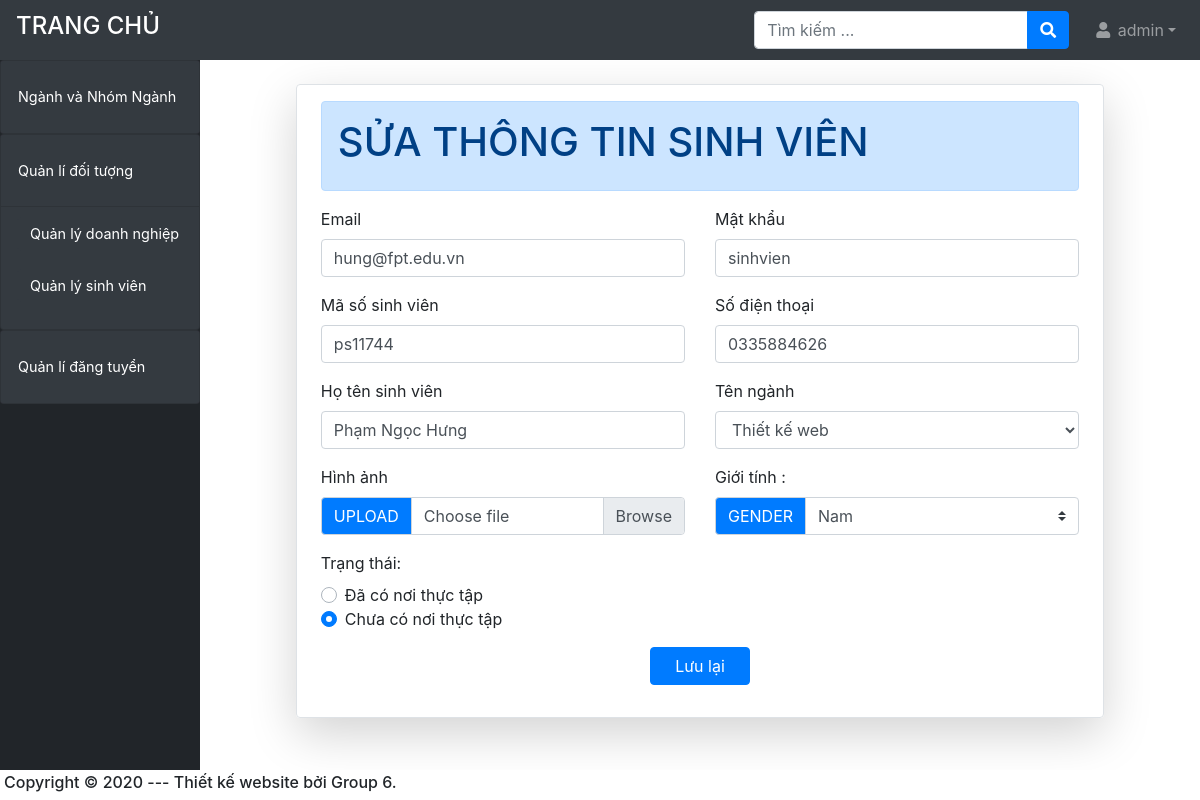
The page /admin/?ctrl=sinh_vien&act=edit&id_sv=47 (signed in) on the database as committed earlier.
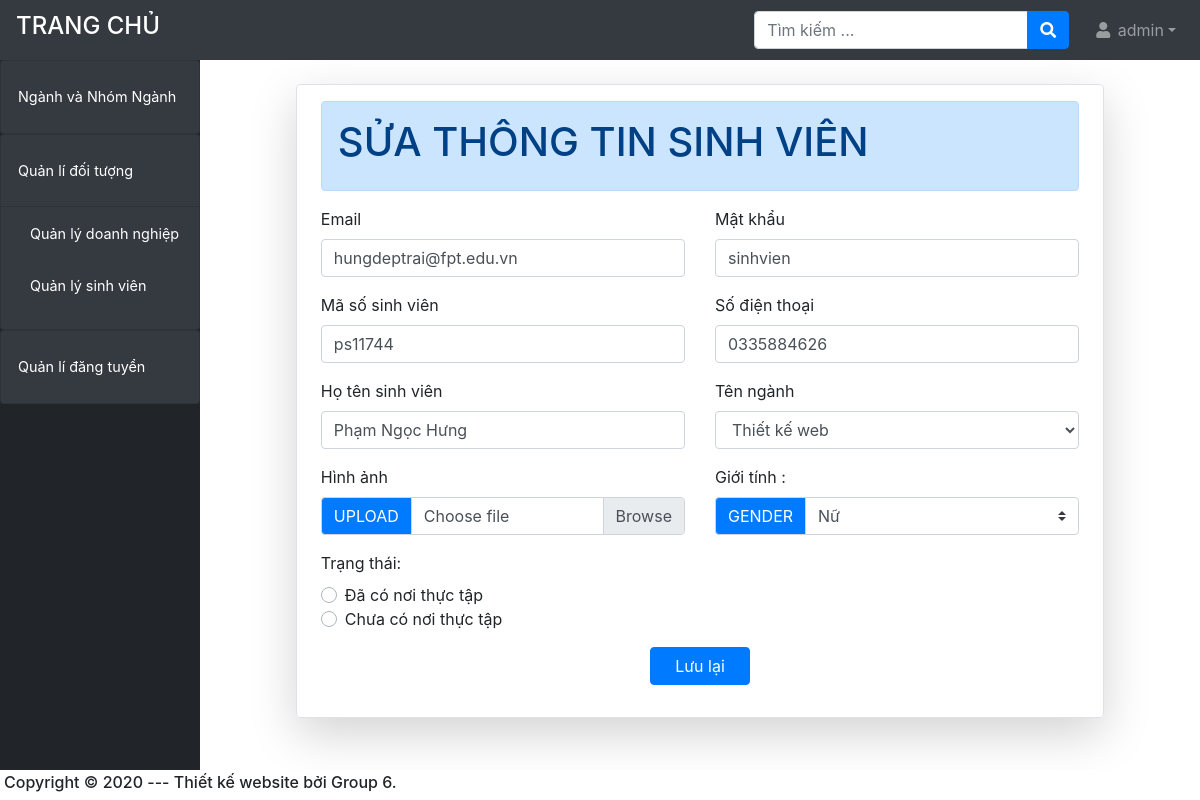
The same page on the database as committed later.
### tables this page shows
CREATE TABLE `user` (
  `id_user` int(12) NOT NULL,
  `user` varchar(50) NOT NULL,
  `pass` varchar(30) NOT NULL,
  `email` varchar(200) DEFAULT NULL,
  `chuc_vu` tinyint(1) NOT NULL,
  `kich_hoat` tinyint(1) DEFAULT 0 COMMENT 'dùng để check lần đầu login '
);

CREATE TABLE `sinh_vien` (
  `id_sv` int(11) NOT NULL,
  `id_user` int(12) NOT NULL,
  `mssv` varchar(10) DEFAULT NULL,
  `id_nganh` int(11) DEFAULT NULL,
  `ho_ten` varchar(50) DEFAULT 'Sinh viên',
  `gioi_tinh` tinyint(1) DEFAULT NULL,
  `ngay_sinh` date DEFAULT NULL,
  `anh` varchar(100) DEFAULT NULL,
  `sdt` varchar(11) DEFAULT NULL,
  `dia_chi` varchar(200) DEFAULT NULL,
  `trang_thai` tinyint(1) DEFAULT 0 COMMENT '0 - chưa có nơi thực tập \r\n1 - đã có \r\n2 - đã hoàn thành'
);

### system/database.php (called while the page is built, shortened)
<?php
    function getConnection()  {
        try {
            $conn = new PDO("mysql:host=".HOST_DB.";dbname=".NAME_DB, USER_DB, PASS_DB);
            $conn->setAttribute(PDO::ATTR_ERRMODE, PDO::ERRMODE_EXCEPTION);
            return $conn;
            } catch(PDOException $e) {
            echo "Connection failed: " . $e->getMessage();
            }
        }
    function query($sql)   {
        $conn = getConnection();
        $result = $conn->query($sql);
        return $result;
        }
    function queryOne($sql) {
        $conn = getConnection();
        $result = $conn->query($sql);
        $row = $result->fetch(PDO::FETCH_ASSOC);
        return $row;
    }
?>

### admin/models/sinh_vien.php (called while the page is built, shortened)
<?php require_once('../system/database.php');
function getAllUser()
{
    $sql = "SELECT * from user";
    return query($sql);
}
function getSinhvienByID($id_sv)
{
    $sql = "SELECT * from sinh_vien where id_sv='$id_sv'";
    return queryOne($sql);
}
?>

### admin/models/nganh.php (called while the page is built, shortened)
<?php require_once('../system/database.php');
function getAllNganh()
{
    $sql = "SELECT * from nganh";
    return query($sql);
}
?>

### admin/views/sinh_vien-edit.php (the view, shortened to what the changed rows need)
<form method="POST" class="col-10 mx-auto border  shadow-lg px-4 py-3  rounded mt-4"
    action="<?= ADMIN_URL ?>/?ctrl=sinh_vien&act=update" enctype="multipart/form-data">
    <div class=" overflow-hidden">
        <div class="alert alert-primary w-100 p-3" role="alert">
            <h1>SỬA THÔNG TIN SINH VIÊN</h1>
        </div>
    </div>
    <div class="row">
        <div class="form-group col-6">
            <label for="">Email</label>
            <?php $ds = getAllUser();
                foreach ($ds as $u) { ?>
            <?php if ($row['id_user'] == $u['id_user']) { ?>
            <input type="email" class="form-control" required id="email" name="email" value="<?= $u['email'] ?>">
            <?php } ?>
            <?php } ?>
        </div>
        <div class="form-group col-6">
            <label for="">Mật khẩu</label>
            <?php $ds = getAllUser();
                foreach ($ds as $u) { ?>
            <?php if ($row['id_user'] == $u['id_user']) { ?>
            <input type="text" class="form-control" required id="email" name="pass" value="<?= $u['pass'] ?>">
            <?php } ?>
            <?php } ?>
        </div>
    </div>
    <div class="row">
        <div class="form-group col-6">
            <label for="">Mã số sinh viên</label>
            <input type="text" class="form-control" id="mssv" name="mssv" required value="<?= $row['mssv'] ?>">
        </div>
        <div class="form-group col-6">
            <label for="">Số điện thoại</label>
            <input type="number" class="form-control" id="sdt" name="sdt" required value="<?= $row['sdt'] ?>">
        </div>
    </div>
    <div class="row">
        <div class="form-group col-6">
            <label for="">Họ tên sinh viên</label>
            <input type="text" class="form-control" id="user" name="ho_ten" required value="<?= $row['ho_ten'] ?>">
        </div>
        <div class="form-group col-6">
            <label for="">Tên ngành</label>
            <select name="id_nganh" class="form-control" required>
                <?php require_once "models/nganh.php";
                    $ds = getAllNganh();
                    foreach ($ds as $r) { ?>
                <?php if ($row['id_nganh'] == $r['id_nganh']) { ?>
                <option value="<?= $r['id_nganh'] ?>" selected="selected"> <?= $r['ten_nganh'] ?></option>
                <?php } else { ?>
                <option value="<?= $r['id_nganh'] ?>"> <?= $r['ten_nganh'] ?></option>
                <?php } ?>
                <?php } ?>
            </select>
        </div>
    </div>
    <div class="row">
        <div class="form-group col-6">
            <label for="">Hình ảnh</label>
            <div class="input-group">
                <div class="input-group-prepend">
                    <span class="input-group-text bg-primary text-white" id="inputGroupFileAddon01">UPLOAD</span>
                </div>
                <div class="custom-file  ">
                    <label class="custom-file-label " for="inputGroupFile01">Choose file</label>
                </div>
            </div>
        </div>
        <div class="form-group col-6  ">
            <label for="">Giới tính :</label>
            <div class="input-group">
                <div class="input-group-prepend">
                    <label class="input-group-text bg-primary text-white " for="gender3">GENDER</label>
                </div>
                <select class="custom-select" id="gender3" name="gioi_tinh">
                    <option value="0" <?= ($row['gioi_tinh'] == 0) ? "selected" : ""; ?>>Nam</option>
                    <option value="1" <?= ($row['gioi_tinh'] == 1) ? "selected" : ""; ?>>Nữ</option>
                </select>
            </div>
        </div>
    </div>
    <div class="row">
        <div class="form-group col-6">
            <label for="">Trạng thái:</label><br>
            <div class="custom-control custom-radio">
                <label class="custom-control-label" for="trang_thai1"> Đã có nơi thực tập</label>
            </div>
            <div class="custom-control custom-radio">
                <label class="custom-control-label" for="trang_thai0"> Chưa có nơi thực tập</label>
            </div>
        </div>
    </div>
    <div class="row form-group  justify-content-center align-items-center ">
        <button type="submit" class="btn btn-primary px-4">Lưu lại</button>
    </div>
</form>

Rows that differ between the two databases and show on the page:
changed user "sinhvien": email "hung@fpt.edu.vn" → "hungdeptrai@fpt.edu.vn"
changed sinh_vien "ps11744": gioi_tinh "Nam" → "Nữ"
